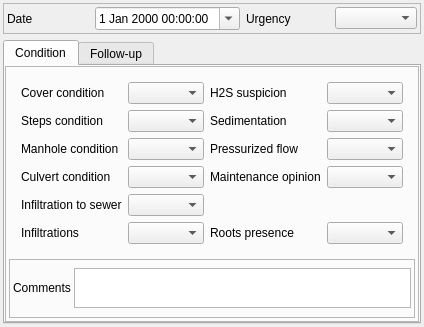
<?xml version="1.0" encoding="UTF-8"?>
<ui version="4.0">
 <class>Form_base3_ud</class>
 <widget class="QWidget" name="Form_base3_ud">
  <property name="geometry">
   <rect>
    <x>0</x>
    <y>0</y>
    <width>424</width>
    <height>327</height>
   </rect>
  </property>
  <property name="windowTitle">
   <string>Form</string>
  </property>
  <layout class="QVBoxLayout" name="verticalLayout">
   <property name="leftMargin">
    <number>3</number>
   </property>
   <property name="topMargin">
    <number>3</number>
   </property>
   <property name="rightMargin">
    <number>3</number>
   </property>
   <property name="bottomMargin">
    <number>3</number>
   </property>
   <item>
    <widget class="QFrame" name="frame">
     <property name="frameShape">
      <enum>QFrame::StyledPanel</enum>
     </property>
     <property name="frameShadow">
      <enum>QFrame::Raised</enum>
     </property>
     <layout class="QGridLayout" name="gridLayout_3">
      <property name="leftMargin">
       <number>3</number>
      </property>
      <property name="topMargin">
       <number>3</number>
      </property>
      <property name="rightMargin">
       <number>3</number>
      </property>
      <property name="bottomMargin">
       <number>3</number>
      </property>
      <item row="0" column="0">
       <widget class="QLabel" name="label">
        <property name="text">
         <string>Date</string>
        </property>
       </widget>
      </item>
      <item row="0" column="1">
       <widget class="QDateTimeEdit" name="datetimeobservation">
        <property name="calendarPopup">
         <bool>true</bool>
        </property>
       </widget>
      </item>
      <item row="0" column="2">
       <widget class="QLabel" name="label_5">
        <property name="text">
         <string>Urgency</string>
        </property>
       </widget>
      </item>
      <item row="0" column="3">
       <widget class="QComboBox" name="gravity"/>
      </item>
     </layout>
    </widget>
   </item>
   <item>
    <widget class="QTabWidget" name="tabWidget_obs">
     <property name="currentIndex">
      <number>0</number>
     </property>
     <widget class="QWidget" name="tab">
      <attribute name="title">
       <string>Condition</string>
      </attribute>
      <layout class="QVBoxLayout" name="verticalLayout_4">
       <property name="leftMargin">
        <number>0</number>
       </property>
       <property name="topMargin">
        <number>0</number>
       </property>
       <property name="rightMargin">
        <number>0</number>
       </property>
       <property name="bottomMargin">
        <number>0</number>
       </property>
       <item>
        <widget class="QFrame" name="frame_3">
         <property name="frameShape">
          <enum>QFrame::StyledPanel</enum>
         </property>
         <property name="frameShadow">
          <enum>QFrame::Raised</enum>
         </property>
         <layout class="QVBoxLayout" name="verticalLayout_3">
          <property name="spacing">
           <number>3</number>
          </property>
          <property name="leftMargin">
           <number>3</number>
          </property>
          <property name="topMargin">
           <number>3</number>
          </property>
          <property name="rightMargin">
           <number>3</number>
          </property>
          <property name="bottomMargin">
           <number>3</number>
          </property>
          <item>
           <widget class="QStackedWidget" name="stackedWidget">
            <property name="currentIndex">
             <number>1</number>
            </property>
            <widget class="QWidget" name="page">
             <layout class="QGridLayout" name="gridLayout" columnstretch="1,5,1">
              <item row="5" column="0">
               <widget class="QLabel" name="label_6">
                <property name="text">
                 <string>Progression</string>
                </property>
               </widget>
              </item>
              <item row="1" column="0">
               <widget class="QLabel" name="label_2">
                <property name="text">
                 <string>Number</string>
                </property>
               </widget>
              </item>
              <item row="1" column="1">
               <widget class="QSpinBox" name="spinBox_nombre">
                <property name="minimum">
                 <number>-1</number>
                </property>
               </widget>
              </item>
              <item row="1" column="2">
               <widget class="QToolButton" name="toolButton_calc_nb">
                <property name="text">
                 <string/>
                </property>
                <property name="icon">
                 <iconset>
                  <normaloff>:/plugins/Lamia/icons/numpad.png</normaloff>:/plugins/Lamia/icons/numpad.png</iconset>
                </property>
               </widget>
              </item>
              <item row="5" column="1" colspan="2">
               <widget class="QTextEdit" name="textEdit_evolution">
                <property name="sizePolicy">
                 <sizepolicy hsizetype="Expanding" vsizetype="Expanding">
                  <horstretch>0</horstretch>
                  <verstretch>0</verstretch>
                 </sizepolicy>
                </property>
                <property name="maximumSize">
                 <size>
                  <width>16777215</width>
                  <height>40</height>
                 </size>
                </property>
               </widget>
              </item>
             </layout>
            </widget>
            <widget class="QWidget" name="page_2">
             <layout class="QGridLayout" name="gridLayout_2">
              <item row="0" column="0">
               <widget class="QStackedWidget" name="stackedWidget_2">
                <property name="currentIndex">
                 <number>0</number>
                </property>
                <widget class="QWidget" name="page_6">
                 <layout class="QGridLayout" name="gridLayout_7">
                  <property name="leftMargin">
                   <number>3</number>
                  </property>
                  <property name="topMargin">
                   <number>3</number>
                  </property>
                  <property name="rightMargin">
                   <number>3</number>
                  </property>
                  <property name="bottomMargin">
                   <number>3</number>
                  </property>
                  <item row="5" column="1">
                   <widget class="QComboBox" name="presenceinfiltration"/>
                  </item>
                  <item row="3" column="2">
                   <widget class="QLabel" name="label_18">
                    <property name="text">
                     <string>Maintenance opinion</string>
                    </property>
                    <property name="wordWrap">
                     <bool>true</bool>
                    </property>
                   </widget>
                  </item>
                  <item row="5" column="0">
                   <widget class="QLabel" name="label_25">
                    <property name="text">
                     <string>Infiltrations</string>
                    </property>
                    <property name="wordWrap">
                     <bool>true</bool>
                    </property>
                   </widget>
                  </item>
                  <item row="4" column="0">
                   <widget class="QLabel" name="label_10">
                    <property name="text">
                     <string>Infiltration to sewer</string>
                    </property>
                    <property name="wordWrap">
                     <bool>true</bool>
                    </property>
                   </widget>
                  </item>
                  <item row="4" column="1">
                   <widget class="QComboBox" name="presenceinfiltrationtosewer"/>
                  </item>
                  <item row="0" column="0">
                   <widget class="QLabel" name="label_11">
                    <property name="text">
                     <string>Cover condition</string>
                    </property>
                    <property name="wordWrap">
                     <bool>true</bool>
                    </property>
                   </widget>
                  </item>
                  <item row="0" column="1">
                   <widget class="QComboBox" name="conditioncover"/>
                  </item>
                  <item row="1" column="0">
                   <widget class="QLabel" name="label_12">
                    <property name="text">
                     <string>Steps condition</string>
                    </property>
                    <property name="wordWrap">
                     <bool>true</bool>
                    </property>
                   </widget>
                  </item>
                  <item row="3" column="0">
                   <widget class="QLabel" name="label_13">
                    <property name="text">
                     <string>Culvert condition</string>
                    </property>
                    <property name="wordWrap">
                     <bool>true</bool>
                    </property>
                   </widget>
                  </item>
                  <item row="1" column="1">
                   <widget class="QComboBox" name="conditionstep"/>
                  </item>
                  <item row="2" column="0">
                   <widget class="QLabel" name="label_14">
                    <property name="text">
                     <string>Manhole condition</string>
                    </property>
                    <property name="wordWrap">
                     <bool>true</bool>
                    </property>
                   </widget>
                  </item>
                  <item row="2" column="1">
                   <widget class="QComboBox" name="conditionmanhole"/>
                  </item>
                  <item row="3" column="1">
                   <widget class="QComboBox" name="conditionculvert"/>
                  </item>
                  <item row="0" column="2">
                   <widget class="QLabel" name="label_15">
                    <property name="text">
                     <string>H2S suspicion</string>
                    </property>
                    <property name="wordWrap">
                     <bool>true</bool>
                    </property>
                   </widget>
                  </item>
                  <item row="0" column="3">
                   <widget class="QComboBox" name="presenceh2s"/>
                  </item>
                  <item row="1" column="2">
                   <widget class="QLabel" name="label_16">
                    <property name="text">
                     <string>Sedimentation</string>
                    </property>
                    <property name="wordWrap">
                     <bool>true</bool>
                    </property>
                   </widget>
                  </item>
                  <item row="1" column="3">
                   <widget class="QComboBox" name="presencesediments"/>
                  </item>
                  <item row="2" column="2">
                   <widget class="QLabel" name="label_17">
                    <property name="text">
                     <string>Pressurized flow</string>
                    </property>
                    <property name="wordWrap">
                     <bool>true</bool>
                    </property>
                   </widget>
                  </item>
                  <item row="2" column="3">
                   <widget class="QComboBox" name="presencepressurizedflow"/>
                  </item>
                  <item row="3" column="3">
                   <widget class="QComboBox" name="maintenanceopinion"/>
                  </item>
                  <item row="5" column="3">
                   <widget class="QComboBox" name="presenceroots"/>
                  </item>
                  <item row="5" column="2">
                   <widget class="QLabel" name="label_26">
                    <property name="text">
                     <string>Roots presence</string>
                    </property>
                    <property name="wordWrap">
                     <bool>true</bool>
                    </property>
                   </widget>
                  </item>
                 </layout>
                </widget>
                <widget class="QWidget" name="page_7">
                 <layout class="QGridLayout" name="gridLayout_8">
                  <item row="1" column="0">
                   <widget class="QLabel" name="label_19">
                    <property name="text">
                     <string>Sum condition</string>
                    </property>
                   </widget>
                  </item>
                  <item row="1" column="1">
                   <widget class="QComboBox" name="conditionglobal_3"/>
                  </item>
                  <item row="0" column="0">
                   <widget class="QLabel" name="label_20">
                    <property name="text">
                     <string>Cover condition</string>
                    </property>
                   </widget>
                  </item>
                  <item row="0" column="1">
                   <widget class="QComboBox" name="conditioncover_2"/>
                  </item>
                  <item row="2" column="0">
                   <widget class="QLabel" name="label_21">
                    <property name="text">
                     <string>Floats condition</string>
                    </property>
                   </widget>
                  </item>
                  <item row="2" column="1">
                   <widget class="QComboBox" name="conditioncontroller"/>
                  </item>
                 </layout>
                </widget>
                <widget class="QWidget" name="page_4">
                 <layout class="QGridLayout" name="gridLayout_9">
                  <item row="0" column="0">
                   <widget class="QLabel" name="label_22">
                    <property name="text">
                     <string>General condition</string>
                    </property>
                   </widget>
                  </item>
                  <item row="1" column="0">
                   <widget class="QLabel" name="label_23">
                    <property name="text">
                     <string>Sedimentation/clutter</string>
                    </property>
                   </widget>
                  </item>
                  <item row="1" column="1">
                   <widget class="QComboBox" name="presencesediments_2"/>
                  </item>
                  <item row="0" column="1">
                   <widget class="QComboBox" name="conditionglobal_2"/>
                  </item>
                 </layout>
                </widget>
                <widget class="QWidget" name="page_5">
                 <layout class="QGridLayout" name="gridLayout_10">
                  <item row="0" column="0">
                   <widget class="QLabel" name="label_24">
                    <property name="text">
                     <string>General condition</string>
                    </property>
                   </widget>
                  </item>
                  <item row="0" column="1">
                   <widget class="QComboBox" name="conditionglobal"/>
                  </item>
                 </layout>
                </widget>
               </widget>
              </item>
             </layout>
            </widget>
            <widget class="QWidget" name="page_3">
             <layout class="QVBoxLayout" name="verticalLayout_2">
              <item>
               <widget class="QLabel" name="label_9">
                <property name="text">
                 <string>Equip</string>
                </property>
               </widget>
              </item>
             </layout>
            </widget>
           </widget>
          </item>
          <item>
           <widget class="QFrame" name="frame_4">
            <property name="frameShape">
             <enum>QFrame::StyledPanel</enum>
            </property>
            <property name="frameShadow">
             <enum>QFrame::Raised</enum>
            </property>
            <layout class="QGridLayout" name="gridLayout_6">
             <property name="leftMargin">
              <number>3</number>
             </property>
             <property name="topMargin">
              <number>3</number>
             </property>
             <property name="rightMargin">
              <number>3</number>
             </property>
             <property name="bottomMargin">
              <number>3</number>
             </property>
             <property name="spacing">
              <number>3</number>
             </property>
             <item row="1" column="0">
              <widget class="QLabel" name="label_7">
               <property name="text">
                <string>Comments</string>
               </property>
              </widget>
             </item>
             <item row="1" column="1">
              <widget class="QTextEdit" name="comment">
               <property name="sizePolicy">
                <sizepolicy hsizetype="Expanding" vsizetype="Expanding">
                 <horstretch>0</horstretch>
                 <verstretch>0</verstretch>
                </sizepolicy>
               </property>
               <property name="maximumSize">
                <size>
                 <width>16777215</width>
                 <height>40</height>
                </size>
               </property>
              </widget>
             </item>
            </layout>
           </widget>
          </item>
         </layout>
        </widget>
       </item>
      </layout>
     </widget>
     <widget class="QWidget" name="tab_2">
      <attribute name="title">
       <string>Follow-up</string>
      </attribute>
      <layout class="QVBoxLayout" name="verticalLayout_5">
       <property name="leftMargin">
        <number>0</number>
       </property>
       <property name="topMargin">
        <number>0</number>
       </property>
       <property name="rightMargin">
        <number>0</number>
       </property>
       <property name="bottomMargin">
        <number>0</number>
       </property>
       <item>
        <widget class="QGroupBox" name="groupBox">
         <property name="title">
          <string/>
         </property>
         <layout class="QGridLayout" name="gridLayout_4">
          <item row="2" column="0">
           <widget class="QLabel" name="label_8">
            <property name="text">
             <string>Comments</string>
            </property>
           </widget>
          </item>
          <item row="0" column="0">
           <widget class="QLabel" name="label_4">
            <property name="text">
             <string>Follow-up type</string>
            </property>
           </widget>
          </item>
          <item row="0" column="1">
           <widget class="QComboBox" name="nextactiontype"/>
          </item>
          <item row="2" column="1">
           <widget class="QTextEdit" name="textEdit_suite">
            <property name="sizePolicy">
             <sizepolicy hsizetype="Expanding" vsizetype="Expanding">
              <horstretch>0</horstretch>
              <verstretch>0</verstretch>
             </sizepolicy>
            </property>
            <property name="maximumSize">
             <size>
              <width>16777215</width>
              <height>40</height>
             </size>
            </property>
           </widget>
          </item>
          <item row="1" column="0">
           <widget class="QLabel" name="label_3">
            <property name="text">
             <string>Follow-up subtype</string>
            </property>
           </widget>
          </item>
          <item row="1" column="1">
           <widget class="QComboBox" name="nextactioncomment"/>
          </item>
         </layout>
        </widget>
       </item>
      </layout>
     </widget>
    </widget>
   </item>
  </layout>
 </widget>
 <resources/>
 <connections/>
</ui>
